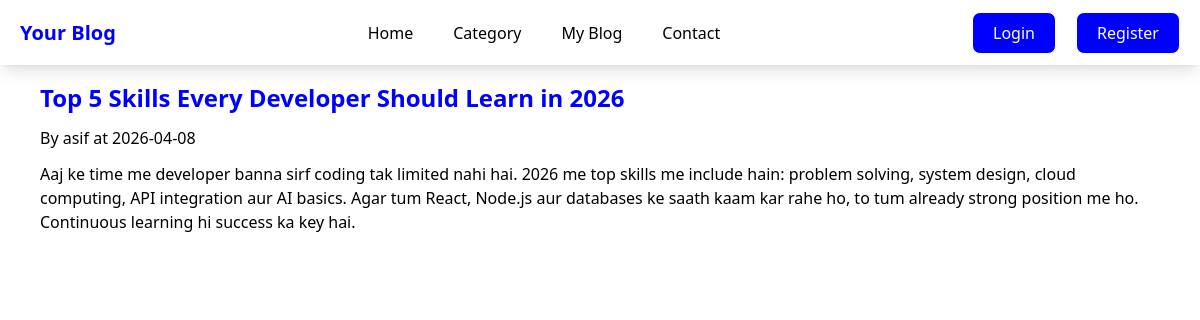
The app's page /blog/4 with its own data.
### models/model.py (models this page shows)
class BlogContant(db.Model):
     blogId = db.Column(db.Integer, primary_key = True)
     title = db.Column(db.String(200), nullable=False )
     contant = db.Column(db.Text, nullable=False)
     clreated_at =db.Column(db.DateTime, default= datetime.utcnow)
     auther = db.Column(db.String(200), nullable=False)

### app.py (the view)
@app.route('/blog/<int:id>', methods=['GET', 'POST'])
def bogconte(id):
     blog = BlogContant.query.filter_by(blogId=id).first()
     return render_template('blog.html', blog = blog)

### templates/blog.html (shortened to what this page needs)
{% extends 'base.html' %}
{% block contant %}
<div class=" p-3  flex flex-col flex-wrap gap-3 lg:px-10">
    <h1 class="text-2xl font-bold text-primery ">{{blog.title}}</h1>
    <p class="text-muted"> By {{blog.auther}} at {{ blog.clreated_at.strftime("%Y-%m-%d")}}</p>
    <p>{{ blog.contant}}</p>
</div>
{% endblock %}

### static/style.css (style rules this page uses)
* { box-sizing: border-box; overflow-x: hidden; }

### records on screen
BlogContant: title "Top 5 Skills Every Developer Should Learn in 2026", auther "asif", clreated_at "2026-04-08", contant "Aaj ke time me developer banna sirf coding tak limited nahi hai. 2026 me top skills me include hain: problem solving, system design, cloud computing, API integration aur AI basics. Agar tum React, Node.js aur databases ke saath kaam kar rahe ho, to tum already strong position me ho. Continuous learning hi success ka key hai."
